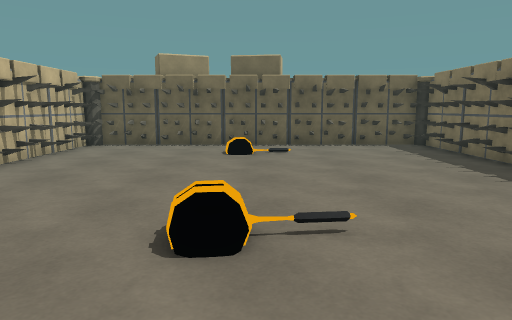
[1] (above)

12 first-person views from a walk through a Unity game level. The camera is 1.3 m above the floor, tilts 8° down and sees 70° across. The floor is counted in squares, 1 m on a side. Each view is taken from the middle of a square. On the plan, view 1 faces up. The plan holds only what a view shows up to about 15 squares ahead; the rest is blank. The place goes on beyond the plan. Some animated figures are not drawn. Surface patterns are stand-ins for the level's own textures.

[2]
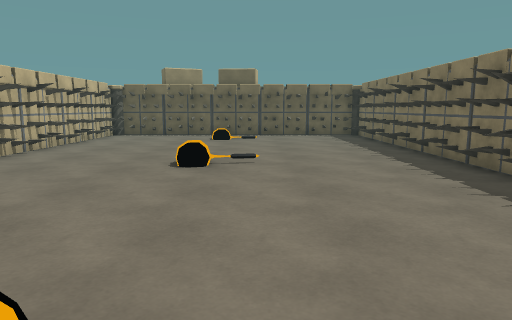

[3]
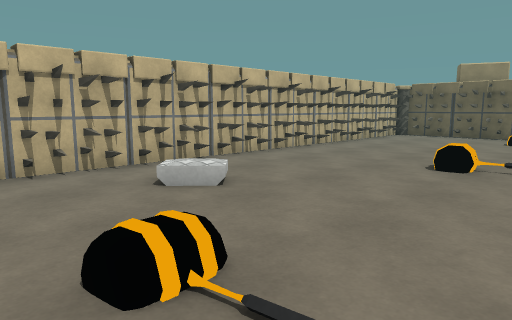

[4]
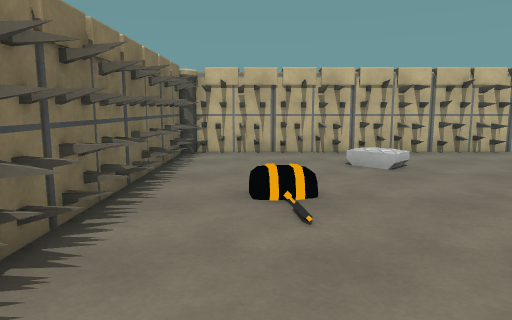

[5]
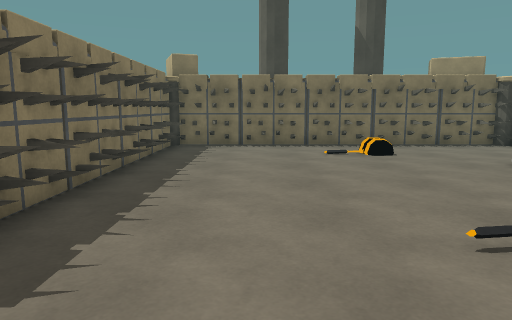

[6]
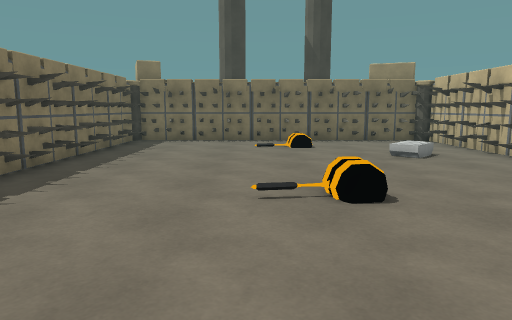

[7]
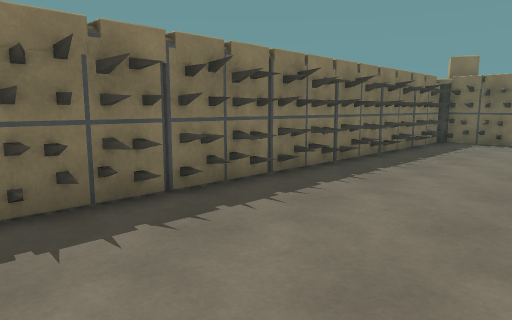

[8]
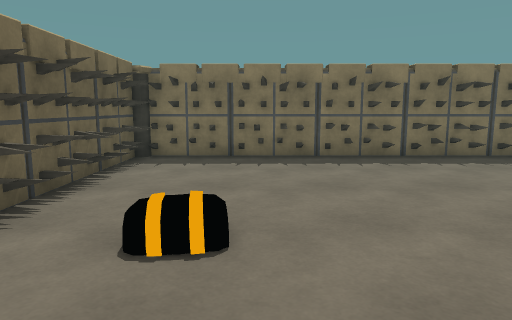

[9]
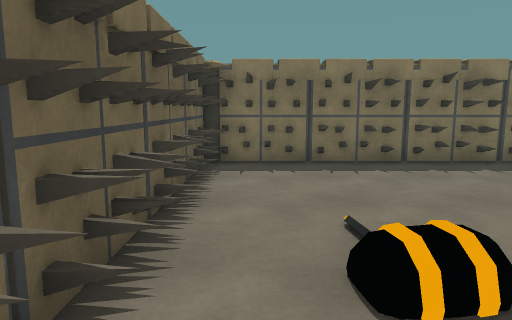

[10]
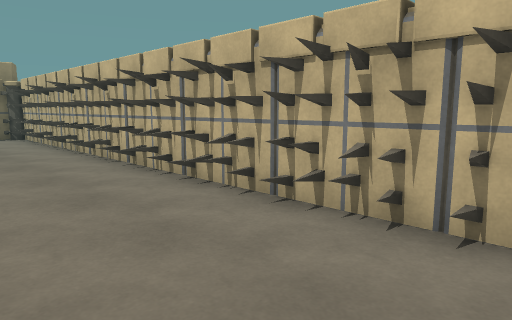

[11]
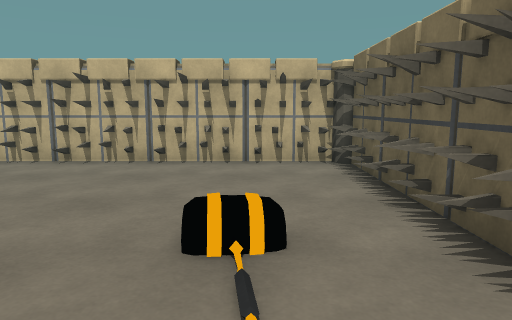

[12]
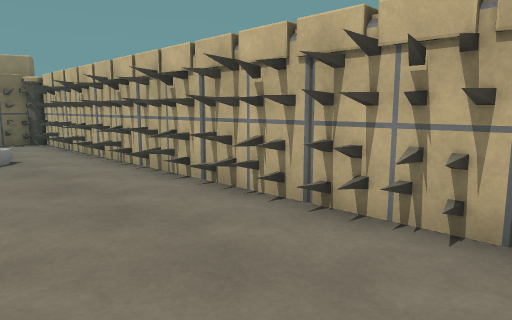

### Floor plan
Points are (right, up) in squares from view 1. A wall is a line through its corners. A room is listed if a view was taken in it or the views show most of it. See-through windows are left out.
Room 1 (views 1, 2, 3, 4, 5, 6, 7, 8, 9, 10, 11, 12)
walls: (5.4, -0.8) (6, -0.8); (-5.5, -0.9) (-6.1, -0.9); (-6, -0.4) (-6, -1.6); (6, 6.4) (6, 7.6); (-5.4, -1.5) (-6.1, -1.5); (-5.4, 7.5) (-6, 7.4); (6, 6.8) (5.4, 6.8) (5.9, 6.9); (5.5, 7.5) (6.1, 7.5); (-6.1, -0.7) (-5.4, -0.9); (-5.4, 8) (-6, 8); (6, -1.5) (6, -0.4); (-6, 8.1) (-5.2, 8); (-6, 8.6) (-6, 7.4); (-0.8, -5.5) (-0.8, -6.3); (-1.5, -6.2) (-0.4, -6.2); (-3.9, -5.6) (-3.8, -6.3); (0.3, 12.6) (0.2, 13.1); (-4.3, -5.6) (-4.3, -6.2) (-3.4, -6.2); (-2, 12.5) (-2.2, 13.1); (-1.5, 12.6) (-1.6, 13.1); (2.7, 12.6) (2.5, 13.3); (-0.2, 13.3) (-0.4, 12.7); (-1.4, 13.4) (-1.6, 12.6); (-2.6, 13.3) (-2.8, 12.6); (5.1, 12.6) (4.9, 13.4); (-4.9, 13.3) (-5.1, 12.6); (5.4, 13.3) (-5.5, 13.3)
low walls: (5.4, -0.7) (6.1, -0.6); (-6, -0.7) (-5.4, -0.7) (-6.1, -0.9); (5.9, 6.9) (5.6, 7) (6.1, 7); (-5.2, 8) (-6, 7.8); (-6, 8) (-5.4, 7.9); (-0.7, -5.6) (-0.6, -6.2); (-3.7, -5.6) (-3.7, -6.3); (-3.9, -5.6) (-3.8, -6.2); (-0.8, 12.6) (-1, 13.3); (-4.4, -5.6) (-4.3, -6.2); (1.6, 12.6) (1.4, 13.4); (2.7, 12.5) (2.5, 13.4); (0.2, 13.1) (0.1, 12.6); (4.9, 12.6) (4.8, 13.2)
objects: pillar (-6, -6); other object (-6, -5); other object (-6, -4); other object (-6, -3); other object (-6, -2); other object (-6, 0); other object (-6, 3); other object (-6, 4); other object (-6, 5); other object (-6, 6); other object (-6, 7); other object (-6, 9); other object (-6, 10); other object (-6, 11); other object (-6, 12); pillar (-6, 13); other object (-5, -6); other object (-3, -6); other object (-2, -6); other object (0, -6); other object (1, -6); other object (2, -6); other object (3, -6); other object (4, -6); other object (5, -7) to (5, -6); pillar (6, -6); other object (6, -4); other object (6, -3); other object (6, -2); other object (6, 0); other object (6, 1); other object (6, 2); other object (6, 3); other object (6, 4); other object (6, 5); other object (6, 6); other object (6, 8); other object (6, 9); other object (6, 10); other object (6, 11); other object (6, 12); pillar (6, 13)

Where each view was taken, in squares from view 1:
view 1: 0 up, 0 right, facing up
view 2: 5 down, 1 right, facing up
view 3: 5 down, 2 right, facing up-left
view 4: 4 down, 5 right, facing left
view 5: 7 up, 3 right, facing down
view 6: 9 up, 1 right, facing down
view 7: 9 up, 1 right, facing down-right
view 8: 10 up, 4 left, facing right
view 9: 12 up, 3 left, facing right
view 10: 12 up, 2 left, facing down-left
view 11: 11 up, 3 right, facing left
view 12: 9 up, 2 left, facing down-left
